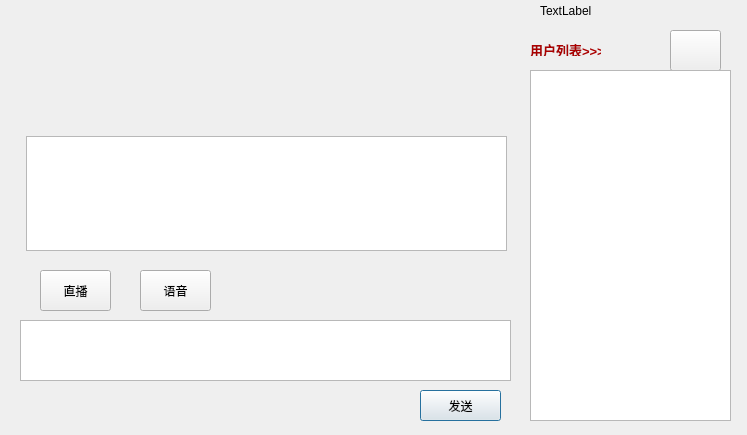
<?xml version="1.0" encoding="UTF-8"?>
<ui version="4.0">
 <class>ChatRoom</class>
 <widget class="QDialog" name="ChatRoom">
  <property name="geometry">
   <rect>
    <x>0</x>
    <y>0</y>
    <width>747</width>
    <height>435</height>
   </rect>
  </property>
  <property name="windowTitle">
   <string>Dialog</string>
  </property>
  <widget class="QTextEdit" name="textEdit">
   <property name="geometry">
    <rect>
     <x>20</x>
     <y>320</y>
     <width>491</width>
     <height>61</height>
    </rect>
   </property>
  </widget>
  <widget class="QPushButton" name="send">
   <property name="geometry">
    <rect>
     <x>420</x>
     <y>390</y>
     <width>81</width>
     <height>31</height>
    </rect>
   </property>
   <property name="text">
    <string>发送</string>
   </property>
  </widget>
  <widget class="QLabel" name="label">
   <property name="geometry">
    <rect>
     <x>530</x>
     <y>40</y>
     <width>71</width>
     <height>16</height>
    </rect>
   </property>
   <property name="text">
    <string>&lt;html&gt;&lt;head/&gt;&lt;body&gt;&lt;p&gt;&lt;span style=&quot; font-size:10pt; font-weight:600; color:#aa0000;&quot;&gt;用户列表&amp;gt;&amp;gt;&amp;gt;&lt;/span&gt;&lt;/p&gt;&lt;/body&gt;&lt;/html&gt;</string>
   </property>
  </widget>
  <widget class="QPushButton" name="chatlist_btn">
   <property name="geometry">
    <rect>
     <x>670</x>
     <y>30</y>
     <width>51</width>
     <height>41</height>
    </rect>
   </property>
   <property name="text">
    <string/>
   </property>
  </widget>
  <widget class="QTextBrowser" name="textBrowser">
   <property name="geometry">
    <rect>
     <x>26</x>
     <y>136</y>
     <width>481</width>
     <height>115</height>
    </rect>
   </property>
  </widget>
  <widget class="QPushButton" name="video">
   <property name="geometry">
    <rect>
     <x>40</x>
     <y>270</y>
     <width>71</width>
     <height>41</height>
    </rect>
   </property>
   <property name="text">
    <string>直播</string>
   </property>
  </widget>
  <widget class="QPushButton" name="audio">
   <property name="geometry">
    <rect>
     <x>140</x>
     <y>270</y>
     <width>71</width>
     <height>41</height>
    </rect>
   </property>
   <property name="text">
    <string>语音</string>
   </property>
  </widget>
  <widget class="QListWidget" name="listWidget">
   <property name="geometry">
    <rect>
     <x>530</x>
     <y>70</y>
     <width>201</width>
     <height>351</height>
    </rect>
   </property>
  </widget>
  <widget class="QLabel" name="cur_user">
   <property name="geometry">
    <rect>
     <x>540</x>
     <y>0</y>
     <width>151</width>
     <height>21</height>
    </rect>
   </property>
   <property name="text">
    <string>TextLabel</string>
   </property>
  </widget>
  <widget class="QLabel" name="videosurface">
   <property name="geometry">
    <rect>
     <x>26</x>
     <y>10</y>
     <width>481</width>
     <height>241</height>
    </rect>
   </property>
   <property name="text">
    <string/>
   </property>
  </widget>
  <zorder>textEdit</zorder>
  <zorder>send</zorder>
  <zorder>label</zorder>
  <zorder>chatlist_btn</zorder>
  <zorder>video</zorder>
  <zorder>audio</zorder>
  <zorder>listWidget</zorder>
  <zorder>cur_user</zorder>
  <zorder>videosurface</zorder>
  <zorder>textBrowser</zorder>
 </widget>
 <resources/>
 <connections/>
</ui>
